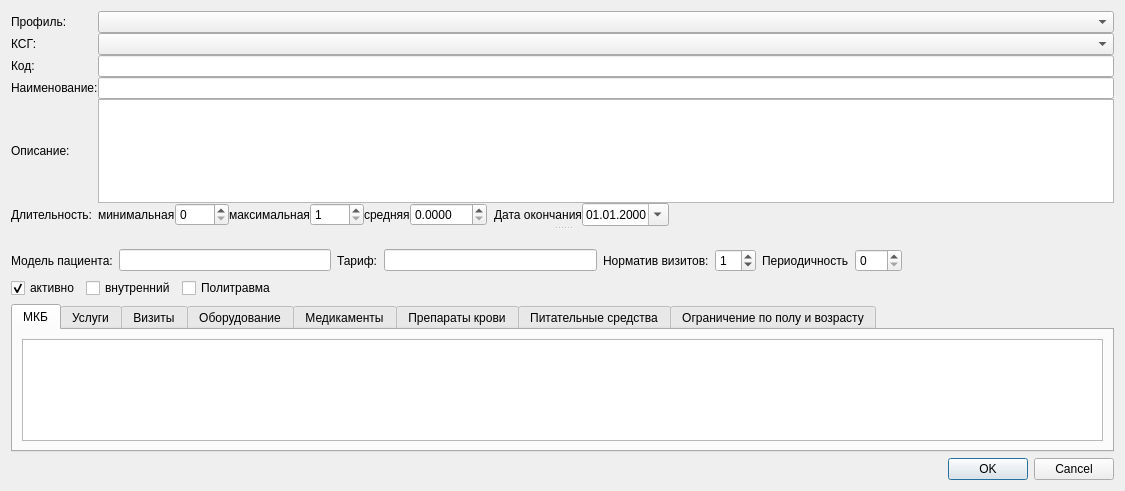
<?xml version="1.0" encoding="UTF-8"?>
<ui version="4.0">
 <class>MESEditor</class>
 <widget class="QDialog" name="MESEditor">
  <property name="geometry">
   <rect>
    <x>0</x>
    <y>0</y>
    <width>1125</width>
    <height>491</height>
   </rect>
  </property>
  <property name="windowTitle">
   <string>Редактирование МЭС</string>
  </property>
  <layout class="QGridLayout" name="gridLayout_4">
   <item row="0" column="0">
    <widget class="QSplitter" name="splitter">
     <property name="orientation">
      <enum>Qt::Vertical</enum>
     </property>
     <widget class="QWidget" name="layoutWidget">
      <layout class="QGridLayout" name="gridLayout_3">
       <property name="topMargin">
        <number>0</number>
       </property>
       <property name="spacing">
        <number>0</number>
       </property>
       <item row="0" column="0">
        <widget class="QLabel" name="label">
         <property name="sizePolicy">
          <sizepolicy hsizetype="Fixed" vsizetype="Preferred">
           <horstretch>0</horstretch>
           <verstretch>0</verstretch>
          </sizepolicy>
         </property>
         <property name="text">
          <string>Профиль:</string>
         </property>
        </widget>
       </item>
       <item row="2" column="0">
        <widget class="QLabel" name="label_2">
         <property name="sizePolicy">
          <sizepolicy hsizetype="Minimum" vsizetype="Preferred">
           <horstretch>0</horstretch>
           <verstretch>0</verstretch>
          </sizepolicy>
         </property>
         <property name="text">
          <string>Код:</string>
         </property>
        </widget>
       </item>
       <item row="3" column="0">
        <widget class="QLabel" name="label_3">
         <property name="sizePolicy">
          <sizepolicy hsizetype="Fixed" vsizetype="Preferred">
           <horstretch>0</horstretch>
           <verstretch>0</verstretch>
          </sizepolicy>
         </property>
         <property name="text">
          <string>Наименование:</string>
         </property>
        </widget>
       </item>
       <item row="4" column="0">
        <widget class="QLabel" name="label_4">
         <property name="sizePolicy">
          <sizepolicy hsizetype="Minimum" vsizetype="Preferred">
           <horstretch>0</horstretch>
           <verstretch>0</verstretch>
          </sizepolicy>
         </property>
         <property name="text">
          <string>Описание:</string>
         </property>
        </widget>
       </item>
       <item row="5" column="0">
        <widget class="QLabel" name="label_8">
         <property name="sizePolicy">
          <sizepolicy hsizetype="Minimum" vsizetype="Preferred">
           <horstretch>0</horstretch>
           <verstretch>0</verstretch>
          </sizepolicy>
         </property>
         <property name="text">
          <string>Длительность:</string>
         </property>
        </widget>
       </item>
       <item row="1" column="0">
        <widget class="QLabel" name="lblKSG">
         <property name="sizePolicy">
          <sizepolicy hsizetype="Fixed" vsizetype="Preferred">
           <horstretch>0</horstretch>
           <verstretch>0</verstretch>
          </sizepolicy>
         </property>
         <property name="text">
          <string>КСГ:</string>
         </property>
        </widget>
       </item>
       <item row="3" column="1" colspan="2">
        <widget class="QLineEdit" name="edtName"/>
       </item>
       <item row="2" column="1" colspan="2">
        <widget class="QLineEdit" name="edtCode"/>
       </item>
       <item row="1" column="1" colspan="2">
        <widget class="CRBComboBox" name="cmbKSG"/>
       </item>
       <item row="0" column="1" colspan="2">
        <widget class="CRBComboBox" name="cmbGroup">
         <property name="sizePolicy">
          <sizepolicy hsizetype="Expanding" vsizetype="Fixed">
           <horstretch>0</horstretch>
           <verstretch>0</verstretch>
          </sizepolicy>
         </property>
        </widget>
       </item>
       <item row="4" column="1" colspan="2">
        <widget class="QTextEdit" name="textDescription"/>
       </item>
       <item row="5" column="1" colspan="2">
        <layout class="QHBoxLayout" name="horizontalLayout">
         <item>
          <widget class="QLabel" name="label_9">
           <property name="text">
            <string>минимальная</string>
           </property>
          </widget>
         </item>
         <item>
          <widget class="QSpinBox" name="spinMin">
           <property name="maximum">
            <number>1000</number>
           </property>
          </widget>
         </item>
         <item>
          <widget class="QLabel" name="label_10">
           <property name="text">
            <string>максимальная</string>
           </property>
          </widget>
         </item>
         <item>
          <widget class="QSpinBox" name="spinMax">
           <property name="minimum">
            <number>1</number>
           </property>
           <property name="maximum">
            <number>1000</number>
           </property>
          </widget>
         </item>
         <item>
          <widget class="QLabel" name="label_11">
           <property name="text">
            <string>средняя</string>
           </property>
          </widget>
         </item>
         <item>
          <widget class="QDoubleSpinBox" name="spinAvg">
           <property name="decimals">
            <number>4</number>
           </property>
           <property name="maximum">
            <double>999.999900000000025</double>
           </property>
          </widget>
         </item>
         <item>
          <widget class="QLabel" name="label_12">
           <property name="text">
            <string/>
           </property>
          </widget>
         </item>
         <item>
          <widget class="QLabel" name="lblEndDate">
           <property name="text">
            <string>Дата окончания</string>
           </property>
          </widget>
         </item>
         <item>
          <widget class="CDateEdit" name="edtEndDate">
           <property name="displayFormat">
            <string>dd.MM.yyyy</string>
           </property>
           <property name="calendarPopup">
            <bool>true</bool>
           </property>
          </widget>
         </item>
         <item>
          <spacer name="horizontalSpacer_3">
           <property name="orientation">
            <enum>Qt::Horizontal</enum>
           </property>
           <property name="sizeHint" stdset="0">
            <size>
             <width>40</width>
             <height>20</height>
            </size>
           </property>
          </spacer>
         </item>
        </layout>
       </item>
      </layout>
     </widget>
     <widget class="QWidget" name="layoutWidget">
      <layout class="QGridLayout" name="gridLayout_2">
       <item row="0" column="0" colspan="4">
        <layout class="QHBoxLayout" name="horizontalLayout_2">
         <property name="topMargin">
          <number>19</number>
         </property>
         <item>
          <widget class="QLabel" name="label_5">
           <property name="sizePolicy">
            <sizepolicy hsizetype="Minimum" vsizetype="Preferred">
             <horstretch>0</horstretch>
             <verstretch>0</verstretch>
            </sizepolicy>
           </property>
           <property name="text">
            <string>Модель пациента:</string>
           </property>
          </widget>
         </item>
         <item>
          <widget class="QLineEdit" name="edtModel"/>
         </item>
         <item>
          <widget class="QLabel" name="label_6">
           <property name="text">
            <string>Тариф:</string>
           </property>
          </widget>
         </item>
         <item>
          <widget class="QLineEdit" name="edtTariff"/>
         </item>
         <item>
          <widget class="QLabel" name="label_7">
           <property name="text">
            <string>Норматив визитов:</string>
           </property>
          </widget>
         </item>
         <item>
          <widget class="QSpinBox" name="spinKSG">
           <property name="value">
            <number>1</number>
           </property>
          </widget>
         </item>
         <item>
          <widget class="QLabel" name="lblPeriodicity">
           <property name="text">
            <string>Периодичность</string>
           </property>
          </widget>
         </item>
         <item>
          <widget class="QSpinBox" name="edtPeriodicity">
           <property name="maximum">
            <number>999</number>
           </property>
          </widget>
         </item>
         <item>
          <spacer name="horizontalSpacer_2">
           <property name="orientation">
            <enum>Qt::Horizontal</enum>
           </property>
           <property name="sizeHint" stdset="0">
            <size>
             <width>40</width>
             <height>20</height>
            </size>
           </property>
          </spacer>
         </item>
        </layout>
       </item>
       <item row="1" column="0">
        <widget class="QCheckBox" name="chkActive">
         <property name="text">
          <string>активно</string>
         </property>
         <property name="checked">
          <bool>true</bool>
         </property>
        </widget>
       </item>
       <item row="1" column="1">
        <widget class="QCheckBox" name="chkInternal">
         <property name="text">
          <string>внутренний</string>
         </property>
        </widget>
       </item>
       <item row="2" column="0" colspan="4">
        <widget class="QTabWidget" name="tabWidget">
         <property name="currentIndex">
          <number>0</number>
         </property>
         <widget class="QWidget" name="tabMKB">
          <attribute name="title">
           <string>МКБ</string>
          </attribute>
          <layout class="QVBoxLayout" name="verticalLayout_2">
           <item>
            <widget class="CInDocTableView" name="tblMKB"/>
           </item>
          </layout>
         </widget>
         <widget class="QWidget" name="tabServices">
          <attribute name="title">
           <string>Услуги</string>
          </attribute>
          <layout class="QVBoxLayout" name="verticalLayout_3">
           <item>
            <widget class="CInDocTableView" name="tblServices"/>
           </item>
          </layout>
         </widget>
         <widget class="QWidget" name="tabVisits">
          <attribute name="title">
           <string>Визиты</string>
          </attribute>
          <layout class="QVBoxLayout" name="verticalLayout_4">
           <item>
            <widget class="CInDocTableView" name="tblVisits"/>
           </item>
          </layout>
         </widget>
         <widget class="QWidget" name="tabEquipment">
          <attribute name="title">
           <string>Оборудование</string>
          </attribute>
          <layout class="QVBoxLayout" name="verticalLayout_5">
           <item>
            <widget class="CInDocTableView" name="tblEquipment"/>
           </item>
          </layout>
         </widget>
         <widget class="QWidget" name="tabMedicament">
          <attribute name="title">
           <string>Медикаменты</string>
          </attribute>
          <layout class="QVBoxLayout" name="verticalLayout_6">
           <item>
            <widget class="CInDocTableView" name="tblMedicament"/>
           </item>
          </layout>
         </widget>
         <widget class="QWidget" name="tabBlood">
          <attribute name="title">
           <string>Препараты крови</string>
          </attribute>
          <layout class="QVBoxLayout" name="verticalLayout_7">
           <item>
            <widget class="CInDocTableView" name="tblBlood"/>
           </item>
          </layout>
         </widget>
         <widget class="QWidget" name="tabNutrient">
          <attribute name="title">
           <string>Питательные средства</string>
          </attribute>
          <layout class="QVBoxLayout" name="verticalLayout_8">
           <item>
            <widget class="CInDocTableView" name="tblNutrient"/>
           </item>
          </layout>
         </widget>
         <widget class="QWidget" name="tabLimitedBySexAge">
          <attribute name="title">
           <string>Ограничение по полу и возрасту</string>
          </attribute>
          <layout class="QGridLayout" name="gridLayout">
           <item row="0" column="0">
            <widget class="CInDocTableView" name="tblLimitedBySexAge"/>
           </item>
          </layout>
         </widget>
        </widget>
       </item>
       <item row="1" column="3">
        <spacer name="horizontalSpacer">
         <property name="orientation">
          <enum>Qt::Horizontal</enum>
         </property>
         <property name="sizeHint" stdset="0">
          <size>
           <width>40</width>
           <height>20</height>
          </size>
         </property>
        </spacer>
       </item>
       <item row="1" column="2">
        <widget class="QCheckBox" name="chkPolyTrauma">
         <property name="text">
          <string>Политравма</string>
         </property>
        </widget>
       </item>
      </layout>
     </widget>
    </widget>
   </item>
   <item row="1" column="0">
    <widget class="QDialogButtonBox" name="buttonBox">
     <property name="orientation">
      <enum>Qt::Horizontal</enum>
     </property>
     <property name="standardButtons">
      <set>QDialogButtonBox::Cancel|QDialogButtonBox::Ok</set>
     </property>
     <property name="centerButtons">
      <bool>false</bool>
     </property>
    </widget>
   </item>
  </layout>
 </widget>
 <customwidgets>
  <customwidget>
   <class>CRBComboBox</class>
   <extends>QComboBox</extends>
   <header>library/crbcombobox.h</header>
  </customwidget>
  <customwidget>
   <class>CInDocTableView</class>
   <extends>QTableView</extends>
   <header>library/InDocTable.h</header>
  </customwidget>
  <customwidget>
   <class>CDateEdit</class>
   <extends>QDateEdit</extends>
   <header>library/DateEdit.h</header>
  </customwidget>
 </customwidgets>
 <tabstops>
  <tabstop>cmbGroup</tabstop>
  <tabstop>cmbKSG</tabstop>
  <tabstop>edtCode</tabstop>
  <tabstop>edtName</tabstop>
  <tabstop>textDescription</tabstop>
  <tabstop>spinMin</tabstop>
  <tabstop>spinMax</tabstop>
  <tabstop>spinAvg</tabstop>
  <tabstop>edtEndDate</tabstop>
  <tabstop>edtModel</tabstop>
  <tabstop>edtTariff</tabstop>
  <tabstop>spinKSG</tabstop>
  <tabstop>edtPeriodicity</tabstop>
  <tabstop>chkActive</tabstop>
  <tabstop>chkInternal</tabstop>
  <tabstop>chkPolyTrauma</tabstop>
  <tabstop>tabWidget</tabstop>
  <tabstop>tblMKB</tabstop>
  <tabstop>tblServices</tabstop>
  <tabstop>tblEquipment</tabstop>
  <tabstop>tblMedicament</tabstop>
  <tabstop>tblBlood</tabstop>
  <tabstop>tblNutrient</tabstop>
  <tabstop>tblLimitedBySexAge</tabstop>
  <tabstop>tblVisits</tabstop>
  <tabstop>buttonBox</tabstop>
 </tabstops>
 <resources/>
 <connections>
  <connection>
   <sender>buttonBox</sender>
   <signal>accepted()</signal>
   <receiver>MESEditor</receiver>
   <slot>accept()</slot>
   <hints>
    <hint type="sourcelabel">
     <x>248</x>
     <y>254</y>
    </hint>
    <hint type="destinationlabel">
     <x>157</x>
     <y>274</y>
    </hint>
   </hints>
  </connection>
  <connection>
   <sender>buttonBox</sender>
   <signal>rejected()</signal>
   <receiver>MESEditor</receiver>
   <slot>reject()</slot>
   <hints>
    <hint type="sourcelabel">
     <x>316</x>
     <y>260</y>
    </hint>
    <hint type="destinationlabel">
     <x>286</x>
     <y>274</y>
    </hint>
   </hints>
  </connection>
 </connections>
</ui>
